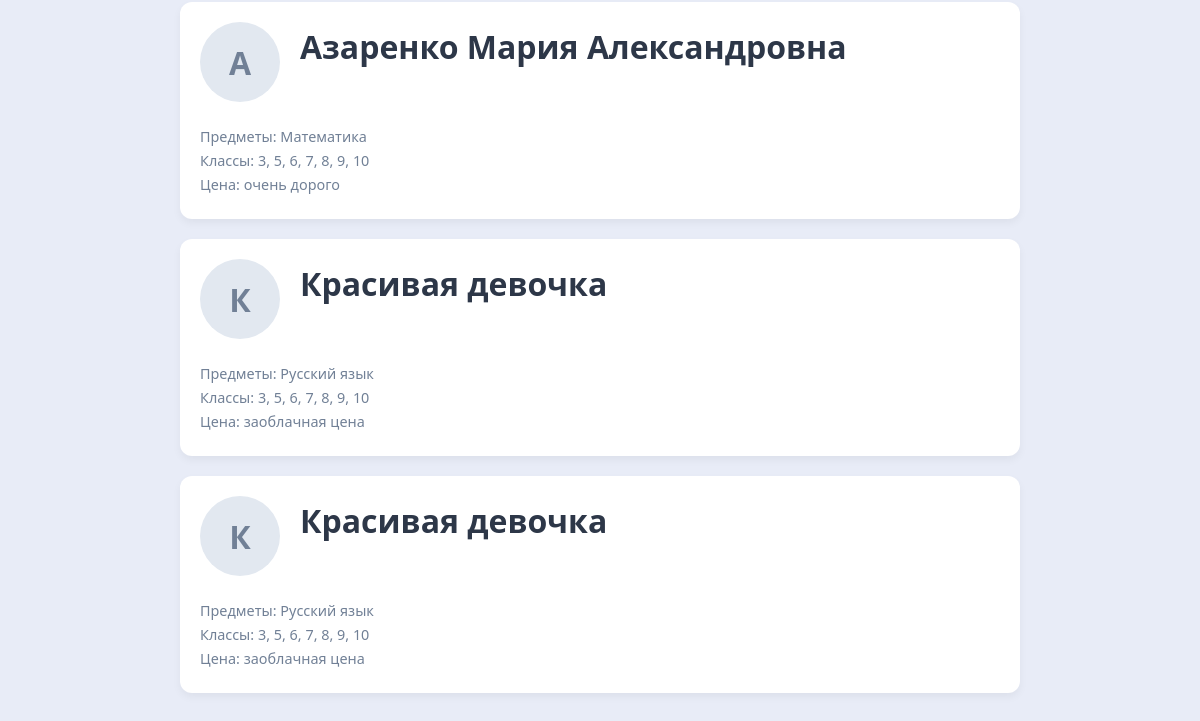
The app's page / (lower part), older data.
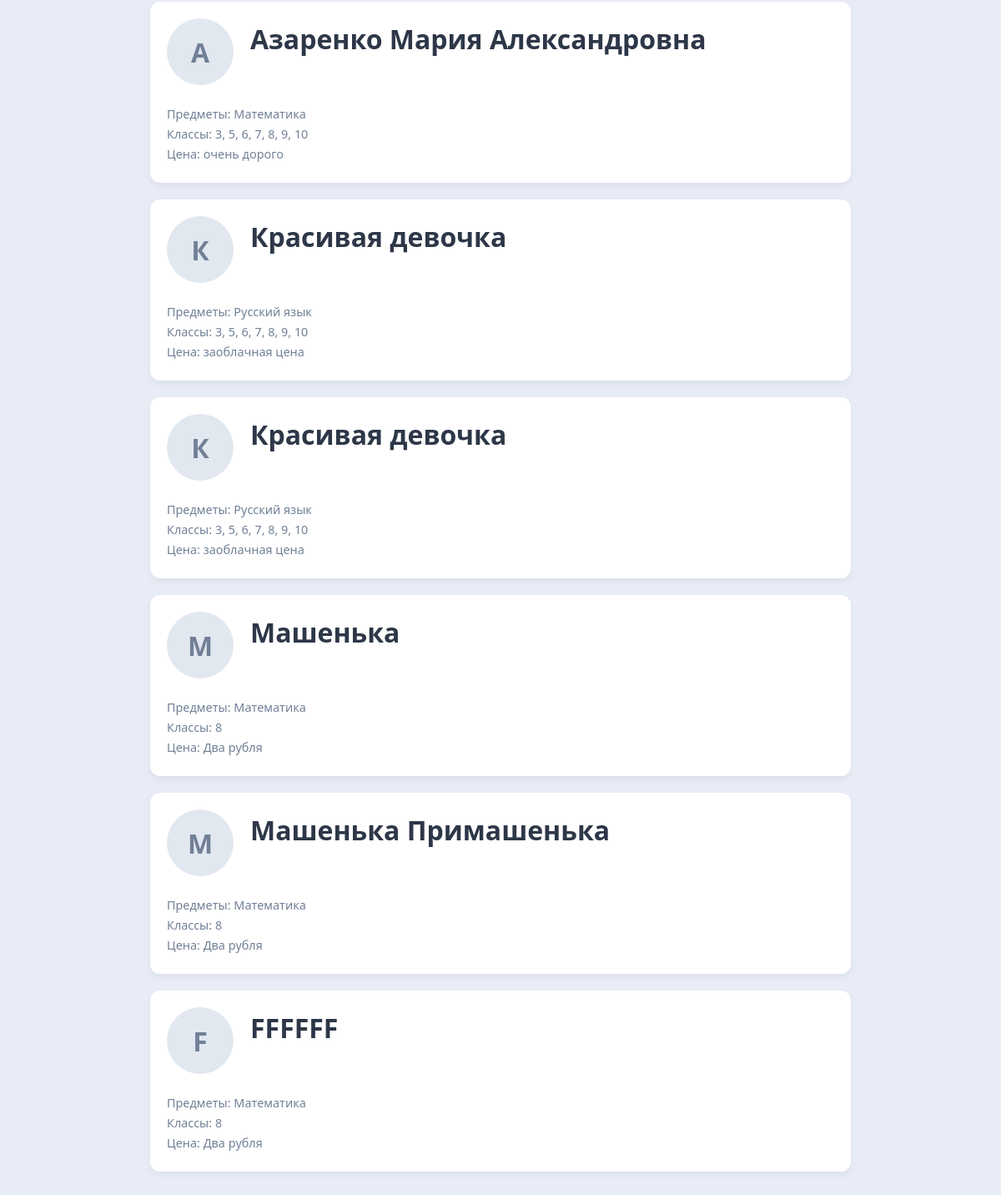
The same page, newer data.
### myapp/models.py (models this page shows, shortened)
class Teacher(models.Model):
	fio = models.CharField("ФИО", max_length=50)
	description = models.TextField("Onиcaниe", null=True, blank=True)
	price = models.TextField("Цена", null=True, blank=True)
	subjects = models.ManyToManyField(Subjects, verbose_name="Учебный предмет")
	klass = models.ManyToManyField(Klass, verbose_name= "Класс")
	phone = models.CharField("Телефон", max_length=20, blank=True, null=True)
	class Meta:
		verbose_name_plural = "Учителя"
		verbose_name = "Учитель"
	@property
	def subjects_list(self):
		return ", ".join(map(str, self.subjects.all()))
	@property
	def klass_list(self):
		return ", ".join(map(str, self.klass.all()))

class Subjects(models.Model):
	name = models.CharField("Учебный предмет", max_length = 50)
	def __str__(self):
		return f"{self.name}"
	class Meta:
		verbose_name_plural = "Учебные предметы"
		verbose_name = "Учебный предмет"

class Klass(models.Model):
	name = models.CharField("Класс", max_length = 2)
	def __str__(self):
		return f"{self.name}"
	class Meta:
		verbose_name_plural = "Классы"
		verbose_name = "Класс"

### myapp/views.py (the view)
# urls.py: path('', TeachersListViews.as_view(), name = "teachers_list"),
class TeachersListViews(ListView):
	model = Teacher
	template_name = "teachers/teachers_list.html"
	context_object_name = "teachers"

### myapp/templates/teachers/teachers_list.html (shortened to what this page needs)
<!DOCTYPE html>
<html lang="en">
<head>
</head>
<body>
        {% for teacher in teachers %}
            <a href="{% url 'teacher_details' teacher.id %}" class="teacher-card">
            <div class="teacher-header">
                <div class="avatar">{{ teacher.fio|first }}</div>
                <h1 class="teacher-name">{{ teacher.fio }}</h1>
            </div>
            <p class="subjects">Предметы: {{ teacher.subjects_list }}</p>
            <p class="klass">Классы: {{ teacher.klass_list }}</p>
            <p class="price">Цена: {{ teacher.price }}</p>
            </a>
        {% endfor %}
</body>
</html>

Row changes from the older to the newer data that the page shows:
added Teacher: fio|first "М", fio "Машенька", subjects_list "Математика", klass_list "8", price "Два рубля"
added Teacher: fio|first "М", fio "Машенька Примашенька", subjects_list "Математика", klass_list "8", price "Два рубля"
added Teacher: fio|first "F", fio "FFFFFF", subjects_list "Математика", klass_list "8", price "Два рубля"
